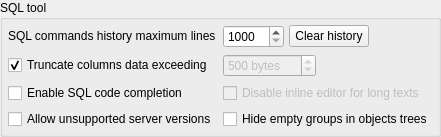
       <widget class="QGroupBox" name="sql_tool_gb">
        <property name="sizePolicy">
         <sizepolicy hsizetype="Expanding" vsizetype="Preferred">
          <horstretch>0</horstretch>
          <verstretch>0</verstretch>
         </sizepolicy>
        </property>
        <property name="minimumSize">
         <size>
          <width>0</width>
          <height>0</height>
         </size>
        </property>
        <property name="title">
         <string>SQL tool</string>
        </property>
        <layout class="QGridLayout" name="gridLayout_2">
         <property name="leftMargin">
          <number>5</number>
         </property>
         <property name="topMargin">
          <number>5</number>
         </property>
         <property name="rightMargin">
          <number>5</number>
         </property>
         <property name="bottomMargin">
          <number>5</number>
         </property>
         <item row="0" column="1">
          <layout class="QHBoxLayout" name="horizontalLayout_19">
           <property name="spacing">
            <number>5</number>
           </property>
           <item>
            <widget class="QSpinBox" name="history_max_length_spb">
             <property name="sizePolicy">
              <sizepolicy hsizetype="Preferred" vsizetype="Fixed">
               <horstretch>0</horstretch>
               <verstretch>0</verstretch>
              </sizepolicy>
             </property>
             <property name="minimum">
              <number>1000</number>
             </property>
             <property name="maximum">
              <number>20000</number>
             </property>
             <property name="singleStep">
              <number>500</number>
             </property>
             <property name="value">
              <number>1000</number>
             </property>
            </widget>
           </item>
           <item>
            <widget class="QPushButton" name="clear_sql_history_btn">
             <property name="sizePolicy">
              <sizepolicy hsizetype="Fixed" vsizetype="Fixed">
               <horstretch>0</horstretch>
               <verstretch>0</verstretch>
              </sizepolicy>
             </property>
             <property name="maximumSize">
              <size>
               <width>16777215</width>
               <height>16777215</height>
              </size>
             </property>
             <property name="focusPolicy">
              <enum>Qt::FocusPolicy::StrongFocus</enum>
             </property>
             <property name="toolTip">
              <string>Clear the entire SQL command history.</string>
             </property>
             <property name="text">
              <string>Clear history</string>
             </property>
             <property name="icon">
              <iconset resource="../../res/resources.qrc">
               <normaloff>:/icons/icons/delete.png</normaloff>:/icons/icons/delete.png</iconset>
             </property>
             <property name="iconSize">
              <size>
               <width>25</width>
               <height>25</height>
              </size>
             </property>
            </widget>
           </item>
           <item>
            <spacer name="horizontalSpacer_4">
             <property name="orientation">
              <enum>Qt::Orientation::Horizontal</enum>
             </property>
             <property name="sizeHint" stdset="0">
              <size>
               <width>40</width>
               <height>20</height>
              </size>
             </property>
            </spacer>
           </item>
          </layout>
         </item>
         <item row="2" column="1">
          <layout class="QVBoxLayout" name="verticalLayout_5">
           <item>
            <widget class="QCheckBox" name="disable_inline_editor_chk">
             <property name="enabled">
              <bool>false</bool>
             </property>
             <property name="sizePolicy">
              <sizepolicy hsizetype="Preferred" vsizetype="Fixed">
               <horstretch>0</horstretch>
               <verstretch>0</verstretch>
              </sizepolicy>
             </property>
             <property name="toolTip">
              <string>&lt;p&gt;In data manipulation form, long texts that exceed the truncation threshold will be displayed in an input form instead of opening an inline editor in the data grid.&lt;/p&gt;</string>
             </property>
             <property name="statusTip">
              <string/>
             </property>
             <property name="text">
              <string>Disable inline editor for long texts</string>
             </property>
             <property name="checked">
              <bool>false</bool>
             </property>
            </widget>
           </item>
           <item>
            <widget class="QCheckBox" name="hide_empty_obj_grps_chk">
             <property name="toolTip">
              <string>&lt;p&gt;Toggles the hiding of empty object groups in the objects trees, providing a cleaner view of the database structure. This option affects both the database explorer widget and the database import widget. For this option to take effect, it is necessary to reload any populated database object tree.&lt;/p&gt;</string>
             </property>
             <property name="text">
              <string>Hide empty groups in objects trees</string>
             </property>
             <property name="checked">
              <bool>false</bool>
             </property>
            </widget>
           </item>
          </layout>
         </item>
         <item row="2" column="0">
          <layout class="QVBoxLayout" name="verticalLayout_6">
           <item>
            <widget class="QCheckBox" name="code_completion_chk">
             <property name="sizePolicy">
              <sizepolicy hsizetype="Preferred" vsizetype="Fixed">
               <horstretch>0</horstretch>
               <verstretch>0</verstretch>
              </sizepolicy>
             </property>
             <property name="toolTip">
              <string>&lt;p&gt;Toggles the code completion in all fields that accept the input of SQL commands, in both the SQL tool and design view. Requires restarting the tool to take effect.&lt;/p&gt;</string>
             </property>
             <property name="statusTip">
              <string/>
             </property>
             <property name="text">
              <string>Enable SQL code completion</string>
             </property>
            </widget>
           </item>
           <item>
            <widget class="QCheckBox" name="old_pgsql_versions_chk">
             <property name="toolTip">
              <string>&lt;p&gt;pgModeler will try to connect to older server versions (below 10) in a minimum compatibility mode. &lt;strong&gt;WARNING:&lt;/strong&gt; this option may cause the diff and import processes to fail or produce unreliable results. Also, it can lead to data loss when handling table data. Enable this option at &lt;strong&gt;your own risk&lt;/strong&gt;!&lt;/p&gt;</string>
             </property>
             <property name="text">
              <string>Allow unsupported server versions</string>
             </property>
             <property name="iconSize">
              <size>
               <width>22</width>
               <height>22</height>
              </size>
             </property>
            </widget>
           </item>
          </layout>
         </item>
         <item row="0" column="0">
          <widget class="QLabel" name="sql_history_lbl">
           <property name="sizePolicy">
            <sizepolicy hsizetype="Preferred" vsizetype="Fixed">
             <horstretch>0</horstretch>
             <verstretch>0</verstretch>
            </sizepolicy>
           </property>
           <property name="minimumSize">
            <size>
             <width>0</width>
             <height>0</height>
            </size>
           </property>
           <property name="text">
            <string>SQL commands history maximum lines</string>
           </property>
          </widget>
         </item>
         <item row="1" column="0">
          <widget class="QCheckBox" name="trunc_columns_data_chk">
           <property name="sizePolicy">
            <sizepolicy hsizetype="Preferred" vsizetype="Fixed">
             <horstretch>0</horstretch>
             <verstretch>0</verstretch>
            </sizepolicy>
           </property>
           <property name="toolTip">
            <string>&lt;p&gt;Toggles the automatic truncation of columns' data in the results grid when exceeding a specified threshold. This improves performance when displaying/handling columns with lots of data.&lt;/p&gt;</string>
           </property>
           <property name="statusTip">
            <string/>
           </property>
           <property name="text">
            <string>Truncate columns data exceeding</string>
           </property>
           <property name="checked">
            <bool>true</bool>
           </property>
          </widget>
         </item>
         <item row="1" column="1">
          <layout class="QHBoxLayout" name="horizontalLayout_4">
           <property name="spacing">
            <number>5</number>
           </property>
           <property name="leftMargin">
            <number>0</number>
           </property>
           <item>
            <widget class="QSpinBox" name="trunc_columns_data_spb">
             <property name="enabled">
              <bool>false</bool>
             </property>
             <property name="sizePolicy">
              <sizepolicy hsizetype="Preferred" vsizetype="Fixed">
               <horstretch>0</horstretch>
               <verstretch>0</verstretch>
              </sizepolicy>
             </property>
             <property name="toolTip">
              <string>&lt;p&gt;Columns exceeding the specified number of bytes are automatically truncated to the maximum length. This threshold only affects text display. When editing columns data the original values are displayed instead of the truncated ones.&lt;/p&gt;</string>
             </property>
             <property name="suffix">
              <string> bytes</string>
             </property>
             <property name="prefix">
              <string/>
             </property>
             <property name="minimum">
              <number>100</number>
             </property>
             <property name="maximum">
              <number>10000</number>
             </property>
             <property name="singleStep">
              <number>100</number>
             </property>
             <property name="value">
              <number>500</number>
             </property>
            </widget>
           </item>
           <item>
            <spacer name="horizontalSpacer">
             <property name="orientation">
              <enum>Qt::Orientation::Horizontal</enum>
             </property>
             <property name="sizeHint" stdset="0">
              <size>
               <width>40</width>
               <height>20</height>
              </size>
             </property>
            </spacer>
           </item>
          </layout>
         </item>
        </layout>
       </widget>
